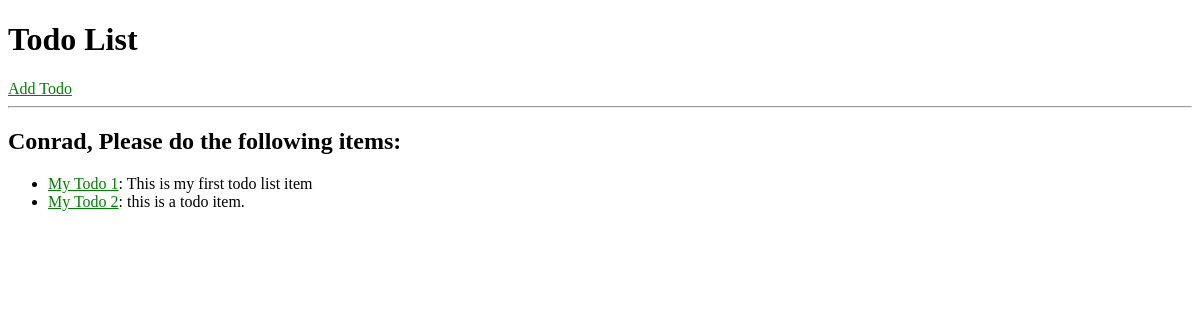
Before: / with the older database file.
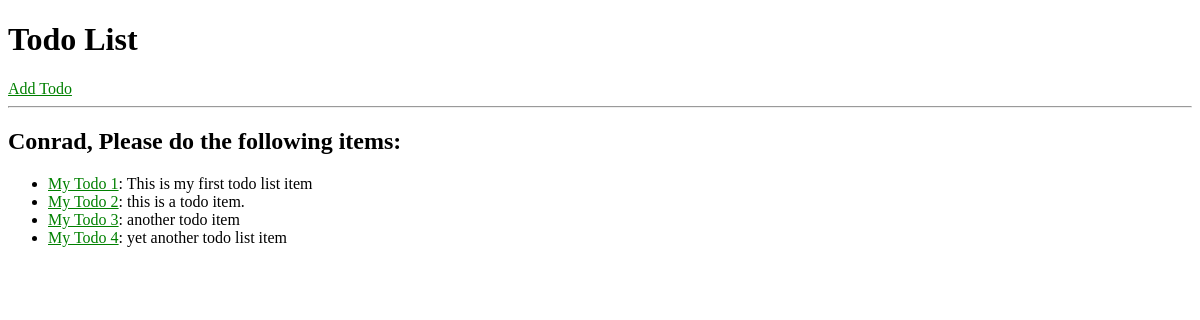
After: the same page with the newer database file.
### todos/models.py (models this page shows, shortened)
class Todo(models.Model):
	title = models.CharField(max_length=200)
	text = models.TextField()
	created_at = models.DateTimeField(default=datetime.now, blank=True)

### todos/views.py (the view)
# urls.py: path('', views.index, name='index'),
def index(request):
	todos = Todo.objects.all()[:10]
	context = {
		'todos':todos,
		'name':'Conrad'
	}
	return render(request, 'index.html', context)

### todos/templates/index.html
{% include 'partials/header.html'%}
<h2>{{name}}, Please do the following items:</h2>
		<ul>
		    {% for todo in todos %}
		    <li><a href="/todos/details/{{todo.id}}">{{todo.title}}</a>: {{todo.text}}</li>
		    {% endfor %}
		</ul>
{% include 'partials/footer.html'%}

### todos/templates/partials/header.html (shortened to what this page needs)
<!DOCTYPE html>
<html>
	<head>
		{% load static %}
		<link rel="stylesheet" href="{% static 'css/style.css' %}">
	</head>
    <body>
    	<header>
		    <h1>Todo List</h1>
		    <a href="/Todos/add">Add Todo</a>
		    <hr>
		</header>

### todos/templates/partials/footer.html
	</body>
</html>

### todos/static/css/style.css (style rules this page uses)
a { color: green; }

Changed rows visible on the page:
added Todo: title "My Todo 3", text "another todo item"
added Todo: title "My Todo 4", text "yet another todo list item"
